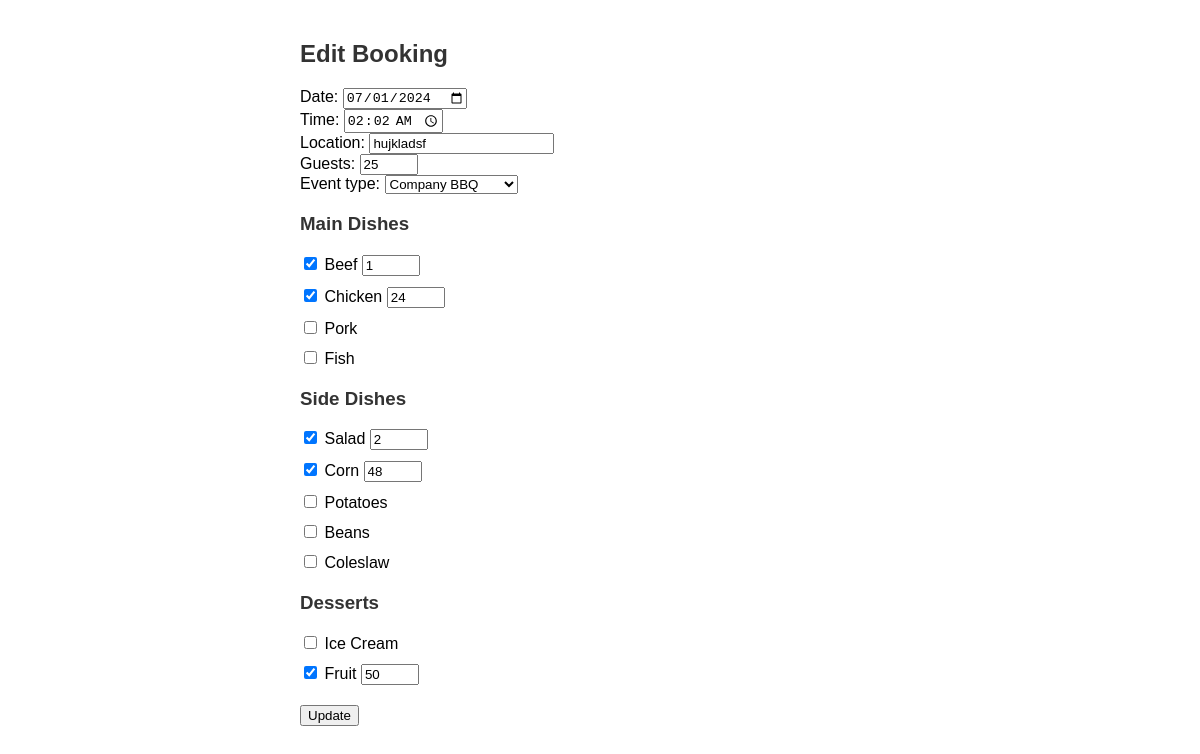
The page /edit-booking/2/ (signed in) on the database its author committed.
### accounts/models.py (models this page shows, shortened)
class BBQBooking(models.Model):
    user = models.ForeignKey(settings.AUTH_USER_MODEL, on_delete=models.CASCADE, related_name='bbq_bookings')
    status = models.IntegerField(default=0)  # 0: Pending, 1: Confirmed, 2: Cancelled, 3: Completed
    date = models.DateField()
    time = models.TimeField()
    location = models.CharField(max_length=255)
    guests = models.IntegerField()
    EVENT_TYPES = [
        ('private', 'Private BBQ'),
        ('company', 'Company BBQ'),
        ('wedding', 'Wedding BBQ'),
        ('school', 'School BBQ'),
        ('themed', 'Themed BBQ'),
        ('breakfast', 'Breakfast Catering'),
        ('holiday', 'Holiday Catering'),
    ]
    event_type = models.CharField(max_length=20, choices=EVENT_TYPES, default='private')
    MAIN_DISHES = [
        ('beef', 'Beef'),
        ('chicken', 'Chicken'),
        ('pork', 'Pork'),
        ('fish', 'Fish'),
    ]
    main_dishes = models.JSONField()  # Store as {"beef": 10, "chicken": 5, ...}
    SIDE_DISHES = [
        ('salad', 'Salad'),
        ('corn', 'Corn'),
        ('potatoes', 'Potatoes'),
        ('beans', 'Beans'),
        ('coleslaw', 'Coleslaw'),
    ]
    side_dishes = models.JSONField()  # Store as {"salad": 15, "corn": 10, ...}
    DESSERTS = [
        ('ice_cream', 'Ice Cream'),
        ('fruit', 'Fruit'),
    ]
    desserts = models.JSONField()  # Store as {"ice_cream": 20, "fruit": 10}
    drinks = models.IntegerField()  # Total number of drinks (same as guests)

### accounts/views.py (the view)
# urls.py: path('edit-booking/<int:booking_id>/', views.edit_booking, name='edit_booking'),
@login_required
def edit_booking(request, booking_id):
    booking = get_object_or_404(BBQBooking, id=booking_id)
    if booking.user != request.user:
        return HttpResponseForbidden("You don't have permission to edit this booking.")
    if request.method == 'POST':
        form = BBQBookingForm(request.POST, instance=booking)
        if form.is_valid():
            booking = form.save(commit=False)
            booking.user = request.user
            booking.status = 0  # Reset status to pending
            booking.drinks = form.cleaned_data['guests']
            booking.event_type = form.cleaned_data['event_type']
            main_dishes = {}
            for dish in form.MAIN_DISHES:
                dish_key = f'main_dish_{dish[0]}'
                count_key = f'main_dish_{dish[0]}_count'
                if dish_key in request.POST and request.POST.get(count_key):
                    main_dishes[dish[0]] = int(request.POST.get(count_key))
            booking.main_dishes = main_dishes
            side_dishes = {}
            for dish in form.SIDE_DISHES:
                dish_key = f'side_dish_{dish[0]}'
                count_key = f'side_dish_{dish[0]}_count'
                if dish_key in request.POST and request.POST.get(count_key):
                    side_dishes[dish[0]] = int(request.POST.get(count_key))
            booking.side_dishes = side_dishes
            desserts = {}
            for dessert in form.DESSERTS:
                dessert_key = f'dessert_{dessert[0]}'
                count_key = f'dessert_{dessert[0]}_count'
                if dessert_key in request.POST and request.POST.get(count_key):
                    desserts[dessert[0]] = int(request.POST.get(count_key))
            booking.desserts = desserts
            booking.save()
            return redirect(reverse('view_booked_events'))
    else:
        form = BBQBookingForm(instance=booking)
    return render(request, 'edit_booking.html', {'form': form, 'booking': booking})

### accounts/templatetags/custom_filters.py (called while the page is built)
@register.filter(name='get_item')
def get_item(dictionary, key):
    return dictionary.get(key)

### accounts/templates/edit_booking.html (shortened to what this page needs)
{% load custom_filters %}
{% load static %}
<!DOCTYPE html>
<html lang="en">
<head>
</head>
<body>
    <h2>Edit Booking</h2>
    <form id="bbqForm" method="post">
        <div>
            {{ form.date.label_tag }} {{ form.date }}
        </div>
        <div>
            {{ form.time.label_tag }} {{ form.time }}
        </div>
        <div>
            {{ form.location.label_tag }} {{ form.location }}
        </div>
        <div>
            {{ form.guests.label_tag }} {{ form.guests }}
        </div>
        <div>
            {{ form.event_type.label_tag }} {{ form.event_type }}
        </div>
        <h3>Main Dishes</h3>
        <div id="mainDishes" class="dish-section">
            {% for dish in form.MAIN_DISHES %}
            <div class="dish-item">
                <input type="checkbox" id="main_dish_{{ dish.0 }}" name="main_dish_{{ dish.0 }}" {% if dish.0 in booking.main_dishes %}checked{% endif %}>
                <label for="main_dish_{{ dish.0 }}">{{ dish.1 }}</label>
                <input type="number" id="main_dish_{{ dish.0 }}_count" name="main_dish_{{ dish.0 }}_count" min="0"
                    value="{{ booking.main_dishes|get_item:dish.0|default:0 }}">
            </div>
            {% endfor %}
        </div>
        <h3>Side Dishes</h3>
        <div id="sideDishes" class="dish-section">
            {% for dish in form.SIDE_DISHES %}
            <div class="dish-item">
                <input type="checkbox" id="side_dish_{{ dish.0 }}" name="side_dish_{{ dish.0 }}" {% if dish.0 in booking.side_dishes %}checked{% endif %}>
                <label for="side_dish_{{ dish.0 }}">{{ dish.1 }}</label>
                <input type="number" id="side_dish_{{ dish.0 }}_count" name="side_dish_{{ dish.0 }}_count" min="0"
                    value="{{ booking.side_dishes|get_item:dish.0|default:0 }}">
            </div>
            {% endfor %}
        </div>
        <h3>Desserts</h3>
        <div id="desserts" class="dish-section">
            {% for dessert in form.DESSERTS %}
            <div class="dish-item">
                <input type="checkbox" id="dessert_{{ dessert.0 }}" name="dessert_{{ dessert.0 }}" {% if dessert.0 in booking.desserts %}checked{% endif %}>
                <label for="dessert_{{ dessert.0 }}">{{ dessert.1 }}</label>
                <input type="number" id="dessert_{{ dessert.0 }}_count" name="dessert_{{ dessert.0 }}_count" min="0"
                    value="{{ booking.desserts|get_item:dessert.0|default:0 }}">
            </div>
            {% endfor %}
        </div>
        <button type="submit">Update</button>
    </form>
</body>
</html>

### accounts/templates/edit_booking.html (style rules this page uses)
body { font-family: Arial, sans-serif; max-width: 600px; margin: 0 auto; padding: 20px; }
h2, h3 { color: #333; }
.dish-section { margin-bottom: 20px; }
.dish-item { margin-bottom: 10px; }
input[type="number"] { width: 50px; }

### rows shown on the page
BBQBooking: date "07/01/2024", time "02:02:00", location "hujkladsf", guests "25", event_type "Company BBQ", main_dishes "☑" "☑", main_dishes|get_item "1" "24", side_dishes "☑" "☑", side_dishes|get_item "2" "48", desserts "☑", desserts|get_item "50"

### other values the page prints
{{ dish.1 }} "Beef" "Chicken" "Pork" "Fish"
{{ dish.1 }} "Salad" "Corn" "Potatoes" "Beans" "Coleslaw"
{{ dessert.1 }} "Ice Cream" "Fruit"
